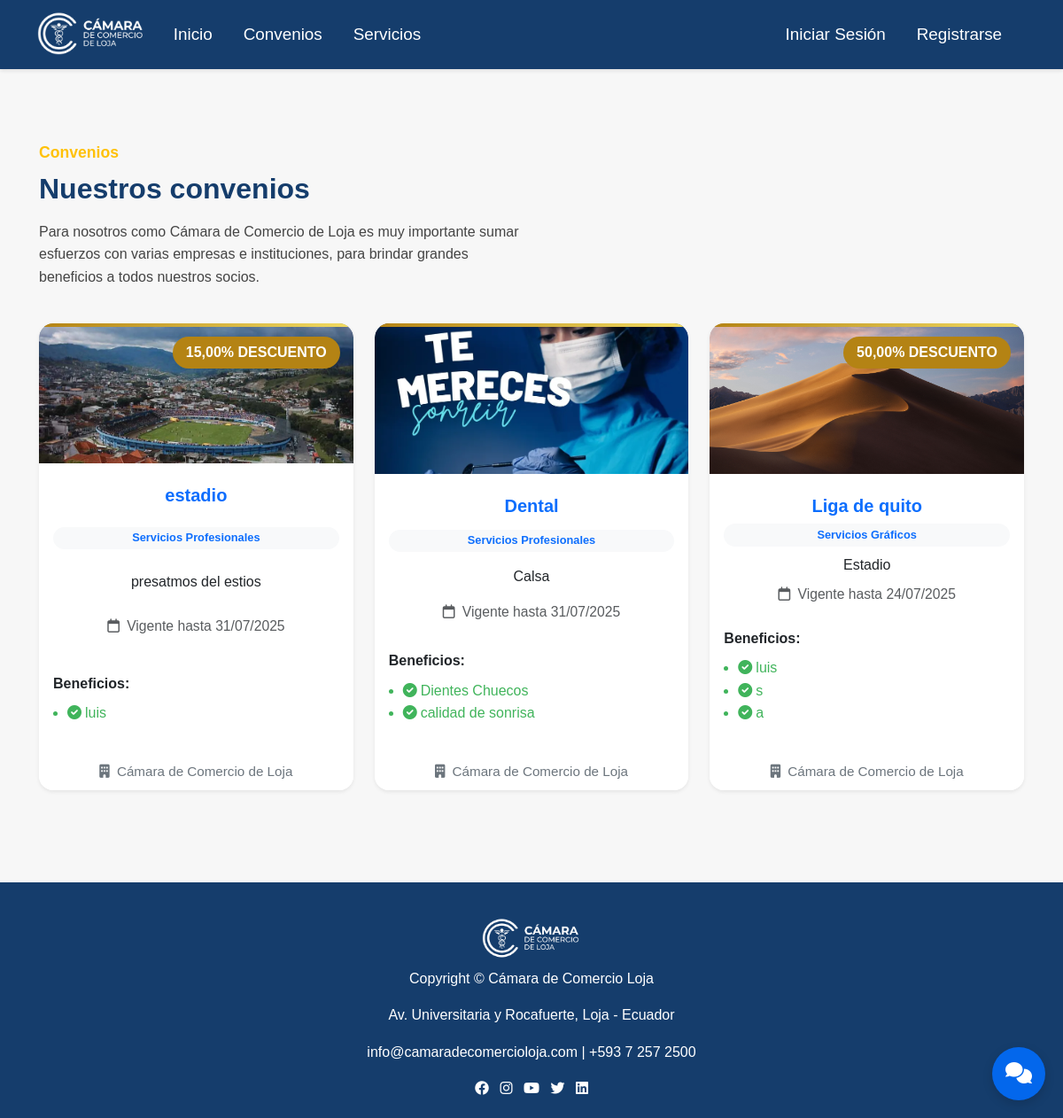
Screenshot of /convenios/ with the database file from the repository.
### camara/models.py (models this page shows, shortened)
class Convenio(models.Model):
    CATEGORIA_CHOICES = [
        ('financieros', 'Servicios Financieros'),
        ('turismo', 'Turismo y Hotelería'),
        ('profesionales', 'Servicios Profesionales'),
        ('graficos', 'Servicios Gráficos'),
    ]
    nombre = models.CharField(max_length=255)
    descripcion = models.TextField(null=True, blank=True)
    imagen = models.ImageField(upload_to='convenios/', null=True, blank=True)
    fecha_fin = models.DateField(null=True, blank=True)
    categoria = models.CharField(
        max_length=20,
        choices=CATEGORIA_CHOICES,
        default='financieros'
    )
    tiene_descuento = models.BooleanField(default=False)  # Nuevo campo
    porcentaje_descuento = models.DecimalField(max_digits=5, decimal_places=2, null=True, blank=True)  # Nuevo campo

class Beneficio(models.Model):
    convenio = models.ForeignKey(Convenio, on_delete=models.SET_NULL, null=True)
    descripcion = models.TextField(null=True, blank=True)

### camara/views.py (the view)
# urls.py: path('convenios/', views.convenios, name='convenios'),
def convenios(request):
    convenios = Convenio.objects.all()
    return render(request, 'vista_publica/convenios.html', {'convenios': convenios})

### camara/template/vista_publica/convenios.html (shortened to what this page needs)
{% extends "master.html" %}
{% load static %}
{% block content %}
<div class="container mt-5">
    <div class="row align-items-center mb-4">
        <div class="col-md-6">
            <span class="convenios-subtitulo">Convenios</span>
            <h2 class="convenios-titulo mt-2">Nuestros convenios</h2>
            <p class="convenios-descripcion mt-3">
                Para nosotros como Cámara de Comercio de Loja es muy importante sumar esfuerzos con varias empresas e
                instituciones, para brindar grandes beneficios a todos nuestros socios.
            </p>
        </div>
    </div>
    <div class="row justify-content-center">
        {% for convenio in convenios %}
        <div class="col-md-4 mb-4 d-flex align-items-stretch">
            <div class="card shadow-sm h-100 w-100 border-0 rounded-4 card-convenio position-relative">
                {% if convenio.imagen %}
                <img src="{{ convenio.imagen.url }}" alt="{{ convenio.nombre }}" class="card-img-top rounded-top-4"
                    style="max-height:170px;object-fit:cover;">
                {% else %}
                <div class="card-img-top bg-light d-flex align-items-center justify-content-center rounded-top-4"
                    style="height:170px;">
                    <span class="text-muted"><i class="fas fa-image fa-2x"></i> Sin imagen</span>
                </div>
                {% endif %}
                {% if convenio.tiene_descuento and convenio.porcentaje_descuento %}
                <span class="discount-badge">{{ convenio.porcentaje_descuento }}% DESCUENTO</span>
                {% endif %}
                <div class="card-body text-center d-flex flex-column justify-content-between">
                    <h5 class="card-title mt-2 fw-bold text-primary">{{ convenio.nombre }}</h5>
                    <span class="badge bg-light text-primary mb-2">
                        {{ convenio.get_categoria_display }}
                    </span>
                    <p class="card-text mb-2">{{ convenio.descripcion }}</p>
                    {% if convenio.fecha_fin %}
                    <div class="text-muted mb-2" style="font-size:0.98em;">
                        <i class="fa-regular fa-calendar me-1"></i>
                        Vigente hasta {{ convenio.fecha_fin|date:"d/m/Y" }}
                    </div>
                    {% endif %}
                    {% with beneficios=convenio.beneficio_set.all %}
                    {% if beneficios %}
                    <div class="mt-3 text-start">
                        <strong>Beneficios:</strong>
                        <ul class="ps-3" style="margin-top:8px;">
                            {% for beneficio in beneficios %}
                            <li style="color:#40b45b;">
                                <i class="fas fa-check-circle me-1"></i>{{ beneficio.descripcion }}
                            </li>
                            {% endfor %}
                        </ul>
                    </div>
                    {% endif %}
                    {% endwith %}
                </div>
                <div class="card-footer bg-white border-0 text-center">
                    <span class="text-secondary" style="font-size:0.95em;">
                        <i class="fas fa-building me-1"></i> Cámara de Comercio de Loja
                    </span>
                </div>
            </div>
        </div>
        {% empty %}
        <div class="col-12">
            <div class="alert alert-info text-center">No hay convenios registrados.</div>
        </div>
        {% endfor %}
    </div>
</div>
{% endblock %}

### camara/static/css/style.css (style rules this page uses)
:root { --color-logo: #153D6C; --color-azul-brillante: #0367EC; --color-dorado: #B48314; --color-amarillo-claro: #F1DB62; --color-blanco: #FFFFFF; --color-gris-claro: #F8F9FA; --color-gris: #6C757D; --color-oscuro: #212529; }
* { margin: 0; padding: 0; box-sizing: border-box; }
body { font-family: 'Segoe UI', Tahoma, Geneva, Verdana, sans-serif; line-height: 1.6; color: var(--color-oscuro); background-color: var(--color-gris-claro); }
body { font-family: Arial, sans-serif; background: #f7f7f7; margin: 0; padding: 0; }
h2 { color: #003366; }
.card { border: none; border-radius: 15px; box-shadow: 0 4px 6px rgba(0,0,0,0.1); transition: all 0.3s ease; overflow: hidden; }
.card-convenio { position: relative; overflow: hidden; }
.card-convenio::before { content: ''; position: absolute; top: 0; left: 0; right: 0; height: 4px; background: linear-gradient(90deg, var(--color-dorado), var(--color-amarillo-claro)); }
.discount-badge { position: absolute; top: 15px; right: 15px; background-color: var(--color-dorado); color: var(--color-blanco); padding: 5px 15px; border-radius: 20px; font-weight: bold; }
.convenios-subtitulo { color: #ffc107; font-weight: 600; font-size: 1.1rem; }
.convenios-titulo { color: #153D6C; font-weight: bold; }
.convenios-descripcion { color: #444; font-size: 1rem; }
.badge { font-size: 0.8em; padding: 0.5em 1em; border-radius: 20px; }

### rows the page displays
Convenio: imagen (picture), porcentaje_descuento "15,00", nombre "estadio", categoria "Servicios Profesionales", descripcion "presatmos del estios", fecha_fin "31/07/2025"
Beneficio: descripcion "luis"
Convenio: imagen (picture), nombre "Dental", categoria "Servicios Profesionales", descripcion "Calsa", fecha_fin "31/07/2025"
Beneficio: descripcion "Dientes Chuecos"
Beneficio: descripcion "calidad de sonrisa"
Convenio: imagen (picture), porcentaje_descuento "50,00", nombre "Liga de quito", categoria "Servicios Gráficos", descripcion "Estadio", fecha_fin "24/07/2025"
Beneficio: descripcion "luis"
Beneficio: descripcion "s"
Beneficio: descripcion "a"
